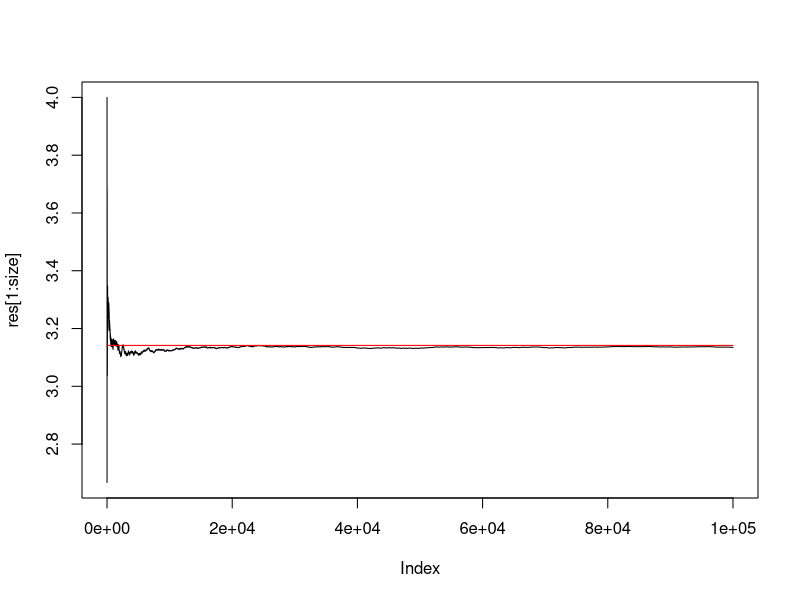
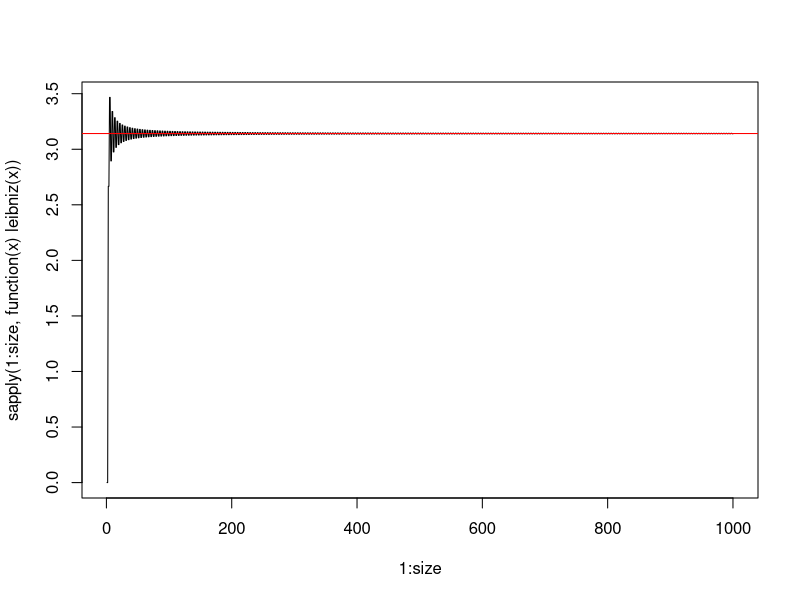
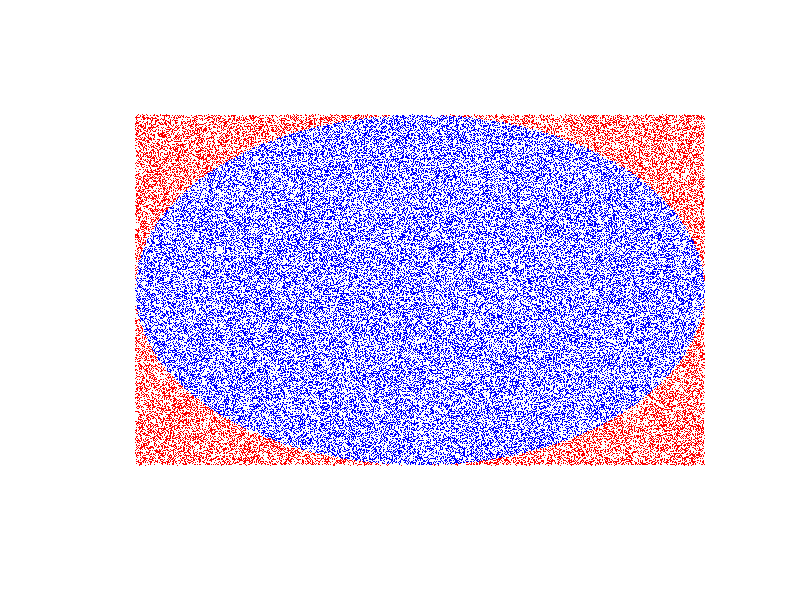

Here is the R script that generated these plots, in order:
# Cartesian Estimation, Pi

simulation <- function(long){
  c <- rep(0,long)
  numberIn <- 0
  for (i in 1:long){
    x <- runif(2,-1,1)
    
    if(sqrt(x[1]*x[1] + x[2]*x[2]) <= 1){
      numberIn <- numberIn + 1
    }
    prop <- numberIn / i
    piHat <- prop *4
    c[i] <- piHat
  }
  return(c)
}

set.seed(15)
size <- 100000
res <- simulation(size)
ini <- 1
plot(res[1:size], type = 'l')
lines(rep(pi, size)[1:size], col = 'red')

x <- seq(0,34.5,length.out = 100)
dat <- ((.6034)*((20.9/25.9)+ (x/34.5))/2)+((.3966)*1)

cbind(x,dat)

# Leibniz Method, Pi

leibniz <- function(fin) {
  options(warn=-1)
  estimate <- 1/seq(1,fin,2)*c(1,-1)
  options(warn=0)
  sum(estimate)*4 

}

size <- 1000
plot(1:size,sapply(1:size,function(x) leibniz(x)), type = 'l')
abline(h = pi, col = "red")


# 1 Quadrant Dart method
est.pi <- function(n){
  
  # drawing in  [0,1] x [0,1] covers one quarter of square and circle
  # draw random numbers for the coordinates of the "dart-hits"
  a <- runif(n,0,1)
  b <- runif(n,0,1)
  # use the pythagorean theorem
  c <- sqrt((a^2) + (b^2) )
  
  inside <- sum(c<1)
  #outside <- n-inside
  
  pi.est <- inside/n*4
  
  return(pi.est)
}

est.pi(10000)

# circle plot.

N <- 100000
R <- 1
x <- runif(N, min= -R, max= R)
y <- runif(N, min= -R, max= R)
is.inside <- (x^2 + y^2) <= R^2
pi.estimate <- 4 * sum(is.inside) / N


plot.new()
plot.window(xlim = 1.1 * R * c(-1, 1), ylim = 1.1 * R * c(-1, 1))
points(x[ is.inside], y[ is.inside], pch = '.', col = "blue")
points(x[!is.inside], y[!is.inside], pch = '.', col = "red")




